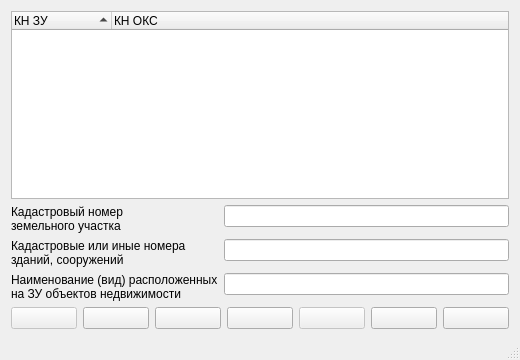
<?xml version="1.0" encoding="UTF-8"?>
<ui version="4.0">
 <class>DialogRealty</class>
 <widget class="QDialog" name="DialogRealty">
  <property name="geometry">
   <rect>
    <x>0</x>
    <y>0</y>
    <width>520</width>
    <height>360</height>
   </rect>
  </property>
  <property name="windowTitle">
   <string>Объект капитального строительства</string>
  </property>
  <property name="windowIcon">
   <iconset resource="..\resources.qrc">
    <normaloff>:/plugins/openland/icons/home.png</normaloff>:/plugins/openland/icons/home.png</iconset>
  </property>
  <property name="sizeGripEnabled">
   <bool>true</bool>
  </property>
  <property name="modal">
   <bool>true</bool>
  </property>
  <layout class="QVBoxLayout" name="verticalLayout">
   <item>
    <widget class="QTreeWidget" name="treeWidget">
     <property name="sortingEnabled">
      <bool>true</bool>
     </property>
     <column>
      <property name="text">
       <string>КН ЗУ</string>
      </property>
     </column>
     <column>
      <property name="text">
       <string>КН ОКС</string>
      </property>
     </column>
    </widget>
   </item>
   <item>
    <layout class="QFormLayout" name="formLayout">
     <property name="fieldGrowthPolicy">
      <enum>QFormLayout::AllNonFixedFieldsGrow</enum>
     </property>
     <item row="0" column="0">
      <widget class="QLabel" name="label">
       <property name="text">
        <string>Кадастровый номер&lt;br /&gt;земельного участка</string>
       </property>
      </widget>
     </item>
     <item row="0" column="1">
      <widget class="QLineEdit" name="lineEditCadastralNumber">
       <property name="inputMethodHints">
        <set>Qt::ImhNone</set>
       </property>
       <property name="inputMask">
        <string/>
       </property>
      </widget>
     </item>
     <item row="1" column="0">
      <widget class="QLabel" name="label_2">
       <property name="text">
        <string>Кадастровые или иные номера&lt;br /&gt;зданий, сооружений</string>
       </property>
      </widget>
     </item>
     <item row="1" column="1">
      <widget class="QLineEdit" name="lineEditCadastralNumberOtherNumber">
       <property name="inputMethodHints">
        <set>Qt::ImhNone</set>
       </property>
      </widget>
     </item>
     <item row="2" column="0">
      <widget class="QLabel" name="label_3">
       <property name="text">
        <string>Наименование (вид) расположенных&lt;br /&gt;на ЗУ объектов недвижимости</string>
       </property>
      </widget>
     </item>
     <item row="2" column="1">
      <widget class="QLineEdit" name="lineEditNameOKS">
       <property name="inputMask">
        <string/>
       </property>
      </widget>
     </item>
    </layout>
   </item>
   <item>
    <layout class="QHBoxLayout" name="horizontalLayout">
     <item>
      <widget class="QPushButton" name="pushButtonSelect">
       <property name="enabled">
        <bool>false</bool>
       </property>
       <property name="toolTip">
        <string>Выбрать ОКС</string>
       </property>
       <property name="statusTip">
        <string/>
       </property>
       <property name="whatsThis">
        <string/>
       </property>
       <property name="text">
        <string/>
       </property>
       <property name="icon">
        <iconset resource="..\resources.qrc">
         <normaloff>:/plugins/openland/icons/symbol_check.png</normaloff>:/plugins/openland/icons/symbol_check.png</iconset>
       </property>
       <property name="autoDefault">
        <bool>false</bool>
       </property>
       <property name="default">
        <bool>true</bool>
       </property>
      </widget>
     </item>
     <item>
      <widget class="QPushButton" name="pushButtonAdd">
       <property name="toolTip">
        <string>Добавить ОКС</string>
       </property>
       <property name="text">
        <string extracomment="Добавить"/>
       </property>
       <property name="icon">
        <iconset resource="..\resources.qrc">
         <normaloff>:/plugins/openland/icons/symbol_add.png</normaloff>:/plugins/openland/icons/symbol_add.png</iconset>
       </property>
       <property name="autoDefault">
        <bool>false</bool>
       </property>
      </widget>
     </item>
     <item>
      <widget class="QPushButton" name="pushButtonEdit">
       <property name="toolTip">
        <string>Редактировать атрибуты ОКС</string>
       </property>
       <property name="text">
        <string extracomment="Редактировать"/>
       </property>
       <property name="icon">
        <iconset resource="..\resources.qrc">
         <normaloff>:/plugins/openland/icons/edit.png</normaloff>:/plugins/openland/icons/edit.png</iconset>
       </property>
       <property name="autoDefault">
        <bool>false</bool>
       </property>
      </widget>
     </item>
     <item>
      <widget class="QPushButton" name="pushButtonDel">
       <property name="toolTip">
        <string>Удалить ОКС</string>
       </property>
       <property name="text">
        <string extracomment="Удалить"/>
       </property>
       <property name="icon">
        <iconset resource="..\resources.qrc">
         <normaloff>:/plugins/openland/icons/symbol_remove.png</normaloff>:/plugins/openland/icons/symbol_remove.png</iconset>
       </property>
       <property name="autoDefault">
        <bool>false</bool>
       </property>
      </widget>
     </item>
     <item>
      <widget class="QPushButton" name="pushButtonSave">
       <property name="enabled">
        <bool>false</bool>
       </property>
       <property name="toolTip">
        <string>Сохранить атрибуты ОКС</string>
       </property>
       <property name="text">
        <string extracomment="Сохранить"/>
       </property>
       <property name="icon">
        <iconset resource="..\resources.qrc">
         <normaloff>:/plugins/openland/icons/save.png</normaloff>:/plugins/openland/icons/save.png</iconset>
       </property>
       <property name="autoDefault">
        <bool>false</bool>
       </property>
      </widget>
     </item>
     <item>
      <widget class="QPushButton" name="pushButtonRefresh">
       <property name="toolTip">
        <string>Обновить атрибуты ОКС</string>
       </property>
       <property name="text">
        <string extracomment="Обновить"/>
       </property>
       <property name="icon">
        <iconset resource="..\resources.qrc">
         <normaloff>:/plugins/openland/icons/refresh.png</normaloff>:/plugins/openland/icons/refresh.png</iconset>
       </property>
       <property name="autoDefault">
        <bool>false</bool>
       </property>
      </widget>
     </item>
     <item>
      <widget class="QPushButton" name="pushButtonClose">
       <property name="toolTip">
        <string>Закрыть окно</string>
       </property>
       <property name="text">
        <string extracomment="Закрыть"/>
       </property>
       <property name="icon">
        <iconset resource="..\resources.qrc">
         <normaloff>:/plugins/openland/icons/close.png</normaloff>:/plugins/openland/icons/close.png</iconset>
       </property>
       <property name="autoDefault">
        <bool>false</bool>
       </property>
      </widget>
     </item>
    </layout>
   </item>
   <item>
    <widget class="QLabel" name="labelMessage">
     <property name="text">
      <string/>
     </property>
    </widget>
   </item>
  </layout>
 </widget>
 <tabstops>
  <tabstop>treeWidget</tabstop>
  <tabstop>lineEditCadastralNumber</tabstop>
  <tabstop>lineEditCadastralNumberOtherNumber</tabstop>
  <tabstop>lineEditNameOKS</tabstop>
  <tabstop>pushButtonSelect</tabstop>
  <tabstop>pushButtonAdd</tabstop>
  <tabstop>pushButtonEdit</tabstop>
  <tabstop>pushButtonDel</tabstop>
  <tabstop>pushButtonSave</tabstop>
  <tabstop>pushButtonRefresh</tabstop>
  <tabstop>pushButtonClose</tabstop>
 </tabstops>
 <resources>
  <include location="..\resources.qrc"/>
 </resources>
 <connections/>
</ui>
